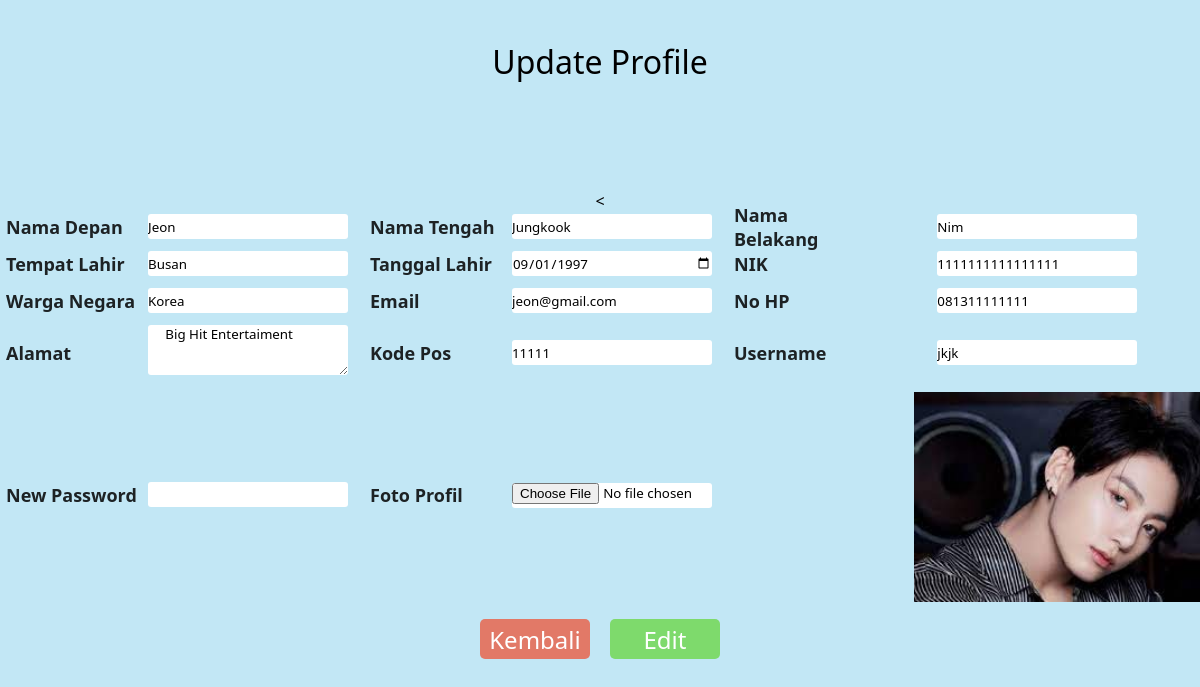
The page /editProcess.php (signed in) on the database its author committed.
### tables this page shows
CREATE TABLE `profile` (
  `id` int(11) NOT NULL,
  `namaDepan` varchar(15) NOT NULL,
  `namaTengah` varchar(10) NOT NULL,
  `namaBelakang` varchar(16) NOT NULL,
  `nik` char(16) NOT NULL,
  `tempatLahir` varchar(20) NOT NULL,
  `tanggalLahir` date NOT NULL,
  `wargaNegara` varchar(20) NOT NULL,
  `email` varchar(20) NOT NULL,
  `noHP` varchar(13) NOT NULL,
  `alamat` text NOT NULL,
  `kodePos` int(5) NOT NULL,
  `username` varchar(20) NOT NULL,
  `password` varchar(10) NOT NULL,
  `fotoProfil` varchar(50) NOT NULL
);

### editProcess.php (the view, shortened to what this page needs)
<?php
    include("config.php");
    $id = $_SESSION['idSes'];
    $str_query = "select*from profile where id='$id'";
    $query = mysqli_query($connection, $str_query);
    $data = mysqli_fetch_array($query);
    $namaDepan  = $data['namaDepan'];
    $namaTengah = $data['namaTengah'];
    $namaBelakang = $data['namaBelakang'];
    $nik = $data['nik'];
    $email = $data['email'];
    $noHP = $data['noHP'];
    $alamat = $data['alamat'];
    $kodePos = $data['kodePos'];
    $username = $data['username'];
    $tempatLahir = $data['tempatLahir'];
    $tanggalLahir = $data['tanggalLahir'];
    $wargaNegara = $data['wargaNegara'];
?>
<!DOCTYPE html>
<html lang="en">
<head>
    <link rel="stylesheet" href="style.css">
</head>
<body>
   <div class="title">Update Profile</div>
    <form action="<?php echo htmlspecialchars($_SERVER["PHP_SELF"]);?>" method="post" enctype="multipart/form-data">
        <table>
            <tr>
                <td><div class="field">Nama Depan</div></td>
                <td><input type="text" name="namaDepan" id="namaDepanID" value="<?php echo $namaDepan;?>"></td>
                <td><div class="field">Nama Tengah</div></td>
                <td><input type="text" name="namaTengah" id="namaTengahID" value="<?php echo $namaTengah;?>"></td>
                <td><div class="field">Nama Belakang</div></td>
                <td><input type="text" name="namaBelakang" id="namaID" value="<?php echo $namaBelakang;?>"></td>
            </tr>
            <tr>
                <td><div class="field">Tempat Lahir</div></td>
                <td><input type="text" name="tempatLahir" id="tempatLahirID" value="<?php echo $tempatLahir;?>"></td>
                <td><div class="field">Tanggal Lahir</div></td>
                <td><input type="date" name="tanggalLahir" id="tanggalLahirID" value="<?php echo $tanggalLahir;?>"></td>
                <td><div class="field">NIK</div></td>
                <td><input type="text" name="nik" id="nikID" value="<?php echo $nik;?>"></td>
            </tr>
            <tr>
                <td><div class="field">Warga Negara</div></td>
                <td><input type="text" name="wargaNegara" id="wargaNegaraID" value="<?php echo $wargaNegara;?>"></td>
                <td><div class="field">Email</div></td>
                <td><input type="text" name="email" id="email" value="<?php echo $email;?>"></td>
                <td><div class="field">No HP</div></td>
                <td><input type="text" name="noHP" id="noHPID" value="<?php echo $noHP;?>"></td>
            </tr>
            <tr>
                <td><div class="field">Alamat</div></td>
                <td><textarea name="alamat" id="alamatID" rows="100" cols="38" > <?php echo $alamat;?> </textarea></td>
                <td><div class="field">Kode Pos</div></td>
                <td><input type="text" name="kodePos" id="kodePosID" value="<?php echo $kodePos;?>"></td>
                <td><div class="field">Username</div></td>
                <td><input type="text" name="username" id="usernameID" value="<?php echo $username;?>"></td>
            </tr>
            <tr>
                <td><div class="field">New Password</div></td>
                <td><input type="password" name="newPassword" id="newPasswordID" ></td>
                <td>
                    <div class="field">Foto Profil</div>
                    <?php
                        $pic_name = $data['fotoProfil'];
                    ?>
                </td>
                <<td><input type="file" name="newFotoProfil" id="newFotoProfilID"></td>
                <td colspan="2"><div class="profile"><img src="<?php echo $pic_name ?>" alt=""></div></td>
            </tr>
        </table>
        <div class="subtitle">
            <a href="./profile.php">Kembali</a>
            <input type="submit" class="submit" name="edit" value="Edit">
        </div>
    </form>
</body>
</html>

### style.css (style rules this page uses)
* { margin: 0; padding: 0; background-color: #c2e7f5; font-family: 'Segoe UI', Tahoma, Geneva, Verdana, sans-serif; }
.title { height: 150px; text-align: center; display: flex; justify-content: center; padding-top: 40px; font-size: xx-large; font-weight: 200pt; }
.subtitle { height: 40px; text-align: center; display: flex; justify-content: center; font-size: x-large; font-weight: 100pt; }
.field { height: 20px; width: 140px; display: flex; align-items: center; margin-left: 20px; margin-bottom: 10px; font-size: large; font-weight: bold; color: #1d2224; }
input { background-color: white; border-radius: 3px; border: none; margin-bottom: 10px; height: 25px; width: 200px; }
textarea { background-color: white; border-radius: 3px; border: none; margin-bottom: 10px; height: 50px; width: 200px; }
.submit { background-color: #7eda6c; color: white; font-size: x-large; width: 110px; height: 40px; border-radius: 5px; margin: 10px; }
.subtitle a { background-color: #e27967; color: white; font-size: x-large; width: 110px; height: 40px; border-radius: 5px; margin: 10px; text-decoration: none; display: flex; align-items: center; justify-content: center; }
form { display: flex; flex-direction: column; justify-content: space-around; align-items: center; }
.profile img { height: 100%; width: 300px; margin-left: 200px; }

### rows shown on the page
profile: namaDepan "Jeon", namaTengah "Jungkook", namaBelakang "Nim", tempatLahir "Busan", tanggalLahir "09/01/1997", nik "1111111111111111", wargaNegara "Korea", email "jeon@gmail.com", noHP "081311111111", alamat "Big Hit Entertaiment", kodePos "11111", username "jkjk", fotoProfil (picture)
